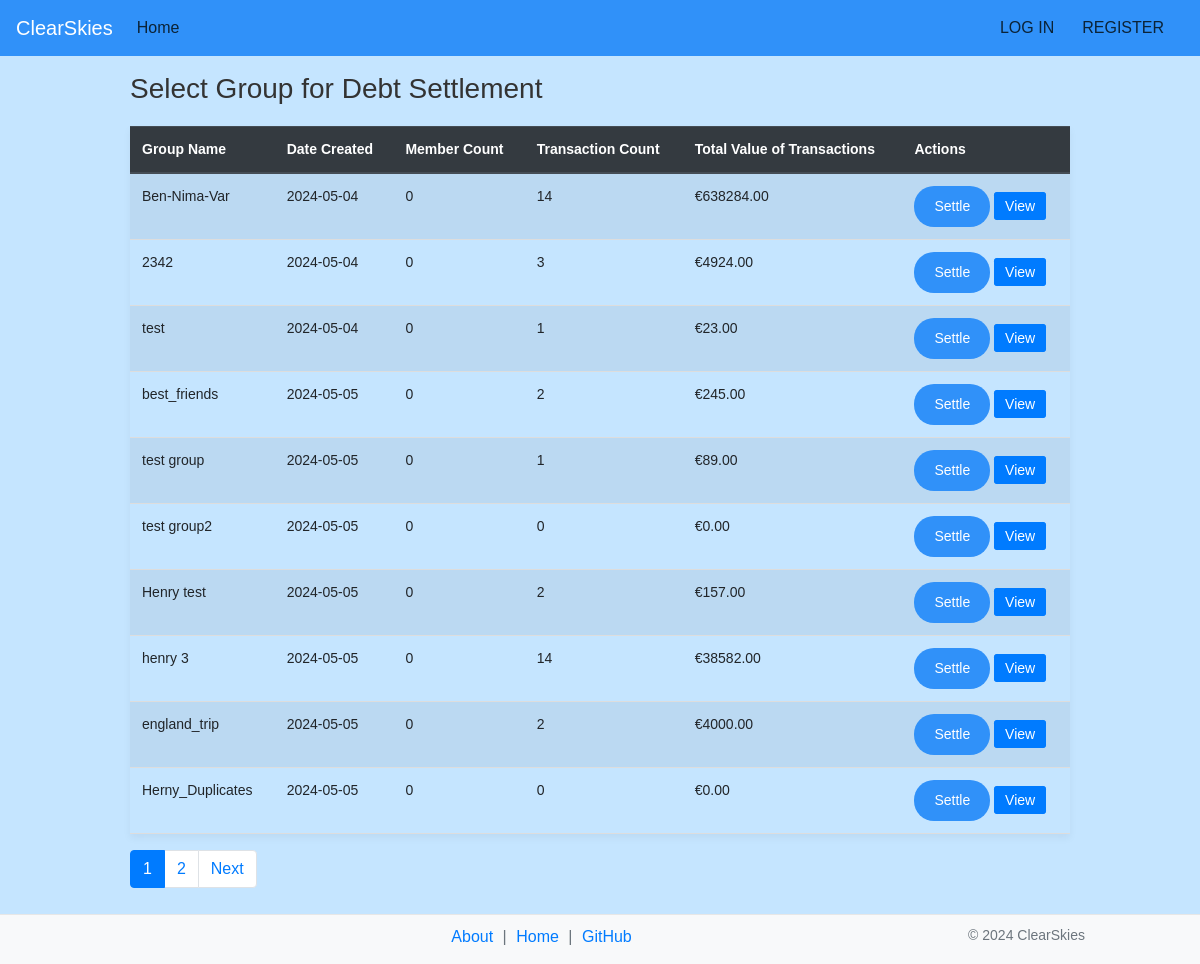
/settle_group_debts, run on the app's committed database.
### app/models/group.py (models this page shows)
class Group(db.Model):
    __tablename__ = 'groups'
    id = db.Column(db.Integer, primary_key=True)
    name = db.Column(db.String(100), nullable=False)
    created_at = db.Column(db.DateTime, default=datetime.utcnow)
    users = db.relationship('UserGroup', back_populates='group', lazy='dynamic')
    transactions = db.relationship('GroupTransaction', backref='group', lazy='dynamic')

### app/debts.py (the view, shortened to what this page needs)
    @app.route('/settle_group_debts', methods=['GET', 'POST'])
    def settle_group_debts():
        page = request.args.get('page', 1, type=int)
        per_page = 10
        payment_instructions = []
        selected_group = None
        member_count_subquery = db.session.query(
            UserGroup.group_id.label('group_id'),
            func.count('*').label('member_count')
        ).group_by(UserGroup.group_id).subquery()
        transaction_stats_subquery = db.session.query(
            GroupTransaction.group_id.label('group_id'),
            func.count('*').label('total_transactions'),
            func.sum(GroupTransaction.amount).label('total_amount')
        ).group_by(GroupTransaction.group_id).subquery()
        groups = db.session.query(
            Group.id,
            Group.name,
            Group.created_at,
            func.coalesce(member_count_subquery.c.member_count, 0).label('member_count'),
            func.coalesce(transaction_stats_subquery.c.total_transactions, 0).label('total_transactions'),
            func.coalesce(transaction_stats_subquery.c.total_amount, 0).label('total_amount')
        ).outerjoin(member_count_subquery, Group.id == member_count_subquery.c.group_id) \
            .outerjoin(transaction_stats_subquery, Group.id == transaction_stats_subquery.c.group_id) \
            .paginate(page=page, per_page=per_page, error_out=False)
        return render_template('settle_group_debts.html', groups=groups, selected_group=selected_group,
                               payment_instructions=payment_instructions, scrolled_to_instructions=True)

### app/templates/settle_group_debts.html (shortened to what this page needs)
{% extends 'layout.html' %}
{% block content %}
<div class="container mt-3">
    <h3>Select Group for Debt Settlement</h3>
    {% if groups.items %}
        <table class="table table-striped">
            <thead class="thead-dark">
                <tr>
                    <th>Group Name</th>
                    <th>Date Created</th>
                    <th>Member Count</th>
                    <th>Transaction Count</th>
                    <th>Total Value of Transactions</th>
                    <th>Actions</th>
                </tr>
            </thead>
            <tbody>
                {% for group in groups.items %}
                <tr>
                    <td>{{ group.name }}</td>
                    <td>{{ group.created_at.strftime('%Y-%m-%d') }}</td>
                    <td>{{ group.member_count }}</td>
                    <td>{{ group.total_transactions }}</td>
                    <td>€{{ "%.2f"|format(group.total_amount) }}</td>
                    <td>
                        <form action="{{ url_for('settle_group_debts', group_id=group.id) }}" method="post" style="display: inline;">
                            <button type="submit" class="btn btn-sm btn-success">Settle</button>
                        </form>
                        <a href="{{ url_for('view_group', group_id=group.id) }}" class="btn btn-sm btn-primary" style="display: inline;">View</a>
                    </td>
                </tr>
                {% endfor %}
            </tbody>
        </table>
{% if groups.pages > 1 %}
        <ul class="pagination">
            {% for page in range(1, groups.pages + 1) %}
            <li class="page-item {{ 'active' if page == groups.page else '' }}">
                <a class="page-link" href="{{ url_for('settle_group_debts', page=page) }}">{{ page }}</a>
            </li>
            {% endfor %}
            {% if groups.has_next %}
            <li class="page-item"><a class="page-link" href="{{ url_for('settle_group_debts', page=groups.next_num) }}">Next</a></li>
            {% endif %}
        </ul>
        {% endif %}
    {% else %}
        <p>No groups available.</p>
    {% endif %}
</div>
{% endblock %}

### app/templates/layout.html (style rules this page uses)
body { font-family: Arial, sans-serif; background-color: rgb(197, 229, 255); margin-bottom: 50px; }
h1, h2, h3, h4, h5, h6 { color: #0b2337; }
button[type="submit"] { background-color: #3091f9; color: white; padding: 10px 20px; border: none; border-radius: 20px; cursor: pointer; }
.container { max-width: 1000px; margin: auto; padding-top: 0px; padding-bottom: 5px; }
.table { font-size: 14px; }

### app/templates/settle_group_debts.html (style rules this page uses)
.container { font-family: Arial, sans-serif; }
h3, h4 { color: #333; }
table { width: 100%; margin-top: 20px; border-collapse: collapse; box-shadow: 0 4px 8px rgba(0, 0, 0, 0.05); }
th, td { padding: 8px; text-align: left; border-bottom: 1px solid #ddd; }
th { background-color: #f8f8f8; }
.btn-success, .btn-primary { color: white; cursor: pointer; }
.btn-success { background-color: #28a745; border-color: #28a745; }
.btn-primary { background-color: #007bff; border-color: #007bff; }
.btn-sm { padding: 5px 10px; font-size: 0.875rem; }

### data on the page
Group: name "Ben-Nima-Var", created_at "2024-05-04", member_count "0", total_transactions "14", total_amount "638284.00"
Group: name "2342", created_at "2024-05-04", member_count "0", total_transactions "3", total_amount "4924.00"
Group: name "test", created_at "2024-05-04", member_count "0", total_transactions "1", total_amount "23.00"
Group: name "best_friends", created_at "2024-05-05", member_count "0", total_transactions "2", total_amount "245.00"
Group: name "test group", created_at "2024-05-05", member_count "0", total_transactions "1", total_amount "89.00"
Group: name "test group2", created_at "2024-05-05", member_count "0", total_transactions "0", total_amount "0.00"
Group: name "Henry test", created_at "2024-05-05", member_count "0", total_transactions "2", total_amount "157.00"
Group: name "henry 3", created_at "2024-05-05", member_count "0", total_transactions "14", total_amount "38582.00"
Group: name "england_trip", created_at "2024-05-05", member_count "0", total_transactions "2", total_amount "4000.00"
Group: name "Herny_Duplicates", created_at "2024-05-05", member_count "0", total_transactions "0", total_amount "0.00"

### other printed values
{{ page }} "1" "2"
